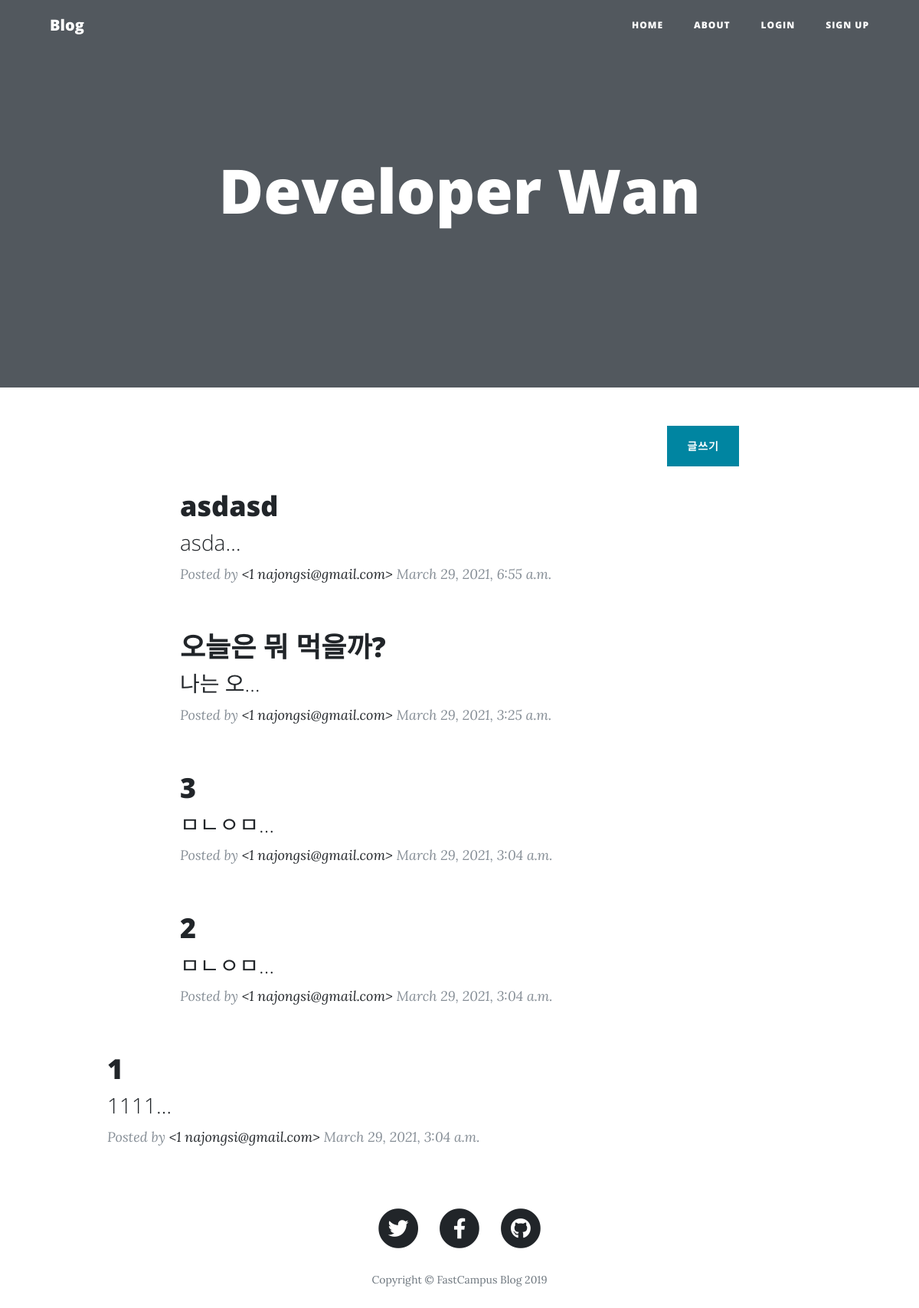
Screenshot of /blogs/post/ with the database file from the repository.
### blogs/models.py (models this page shows, shortened)
class Post(BaseModel):
    user = models.ForeignKey(User, on_delete=models.CASCADE)
    title = models.CharField(max_length=255, blank=False)
    content = models.TextField()
    image = models.ImageField(blank=True, null=True)
    likes = models.ManyToManyField(User, related_name='likes', blank=True)
    tags = TaggableManager()

### users/models.py (models this page shows)
class User(AbstractUser):
    email = models.EmailField(verbose_name='email',
                              max_length=255, unique=True)
    username = models.CharField(max_length=30)
    gender = models.SmallIntegerField(choices=GENDER_CHOICES)
    objects = UserManager()
    USERNAME_FIELD = 'email'
    REQUIRED_FIELDS = []
    def __str__(self):
        return "<%d %s>" % (self.pk, self.email)

### blogs/views.py (the view)
# urls.py: path('post/', views.posts_list, name='posts_list'),
def posts_list(request):
    posts = Post.objects.order_by('-created_at')
    return render(request, 'blogs/posts_list.html', context={'posts': posts})

### templates/blogs/posts_list.html (shortened to what this page needs)
{% extends "blogs/_base.html" %}
{% block content %}
<div class="container">
  <div class="row">
    <div class="col-lg-8 col-md-10 mx-auto">
      <a href="{% url 'post_write' %}" class="btn btn-primary float-right">글쓰기</a>
    </div>
    {% for post in posts %}
    <div class="col-lg-8 col-md-10 mx-auto">
      <div class="post-preview">
        <a href="{% url 'post_detail' post.id %}">
          <h2 class="post-title">
            {{ post.title }}
          </h2>
          <h3 class="post-subtitle">
            {{ post.content|truncatechars:5 }}
          </h3>
          </a>
          <p class="post-meta">Posted by
            <a href="#">{{ post.user }}</a>
            {{ post.created_at }}</p>
        </div>
      </div>
      {% endfor %}
  </div>
{% endblock %}

### templates/blogs/_base.html (shortened to what this page needs)
{% load static %}
<!DOCTYPE html>
<html>
<head>
    <link href="{% static '/vendor/bootstrap/css/bootstrap.min.css' %}" rel="stylesheet">
    <link href="{% static '/vendor/fontawesome-free/css/all.min.css' %}" rel="stylesheet" type="text/css">
    <link href="{% static 'css/clean-blog.min.css' %}" rel="stylesheet">
    <link href="{% static 'css/style.css' %}" rel="stylesheet">
  </head>
  <body>
 <nav class="navbar navbar-expand-lg navbar-light fixed-top" id="mainNav">
        <div class="container">
          <a class="navbar-brand" href="{% url 'posts_list' %}">Blog</a>
          <div class="collapse navbar-collapse" id="navbarResponsive">
            <ul class="navbar-nav ml-auto">
              <li class="nav-item">
                <a class="nav-link" href="{% url 'posts_list' %}">Home</a>
              </li>
              <li class="nav-item">
                <a class="nav-link" href="about.html">About</a>
              </li>
              <li class="nav-item">
                {% if not request.user.is_authenticated %}
                <a class="nav-link" href="{% url 'login' %}">Login</a>
                {% else %}
                <a class="nav-link" href="{% url 'logout' %}">Logout</a>
                {% endif %}
              </li>
              <li class="nav-item">
                <a class="nav-link" href="{% url 'register' %}">Sign Up</a>
              </li>
            </ul>
          </div>
        </div>
      </nav>
    <header class="masthead" >
        <div class="overlay"></div>
        <div class="container">
        <div class="row">
        <div class="col-lg-8 col-md-10 mx-auto">
          <div class="site-heading">
            <h1>{% block title %}Developer Wan{% endblock %}</h1>
          </div>
        </div>
        </div>
        </div>
    </header>
  {% block content %}
  {% endblock %}
    <footer>
            <div class="container">
              <div class="row">
                <div class="col-lg-8 col-md-10 mx-auto">
                  <ul class="list-inline text-center">
                    <li class="list-inline-item">
                      <a href="#">
                        <span class="fa-stack fa-lg">
                          <i class="fas fa-circle fa-stack-2x"></i>
                          <i class="fab fa-twitter fa-stack-1x fa-inverse"></i>
                        </span>
                      </a>
                    </li>
                    <li class="list-inline-item">
                      <a href="#">
                        <span class="fa-stack fa-lg">
                          <i class="fas fa-circle fa-stack-2x"></i>
                          <i class="fab fa-facebook-f fa-stack-1x fa-inverse"></i>
                        </span>
                      </a>
                    </li>
                    <li class="list-inline-item">
                      <a href="#">
                        <span class="fa-stack fa-lg">
                          <i class="fas fa-circle fa-stack-2x"></i>
                          <i class="fab fa-github fa-stack-1x fa-inverse"></i>
                        </span>
                      </a>
                    </li>
                  </ul>
                  <p class="copyright text-muted">Copyright &copy; FastCampus Blog 2019</p>
                </div>
              </div>
            </div>
          </footer>
</body>
</html>

### rows the page displays
Post: title "asdasd", content "asda…", user "<1 najongsi@gmail.com>", created_at "March 29, 2021, 6:55 a.m."
Post: title "오늘은 뭐 먹을까?", content "나는 오…", user "<1 najongsi@gmail.com>", created_at "March 29, 2021, 3:25 a.m."
Post: title "3", content "ㅁㄴㅇㅁ…", user "<1 najongsi@gmail.com>", created_at "March 29, 2021, 3:04 a.m."
Post: title "2", content "ㅁㄴㅇㅁ…", user "<1 najongsi@gmail.com>", created_at "March 29, 2021, 3:04 a.m."
Post: title "1", content "1111…", user "<1 najongsi@gmail.com>", created_at "March 29, 2021, 3:04 a.m."
